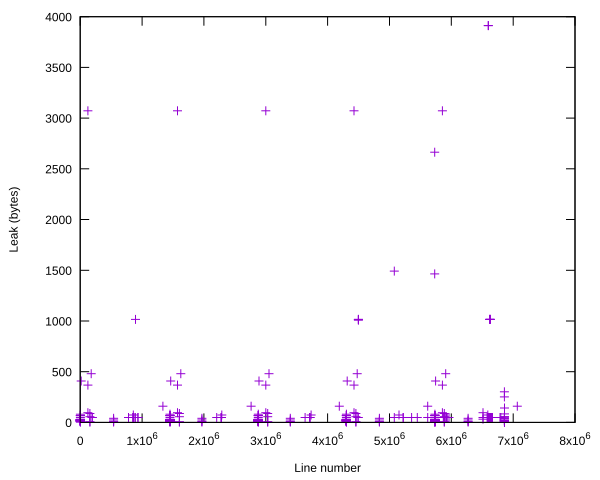

Write the gnuplot code that produced this figure.
set terminal svg
set output "leaks_zoomed.svg"

set style data points
set xlabel  "Line number"
set ylabel  "Leak (bytes)"
set xtics
plot [] [0:4000] 'leaks.dat' notitle   
